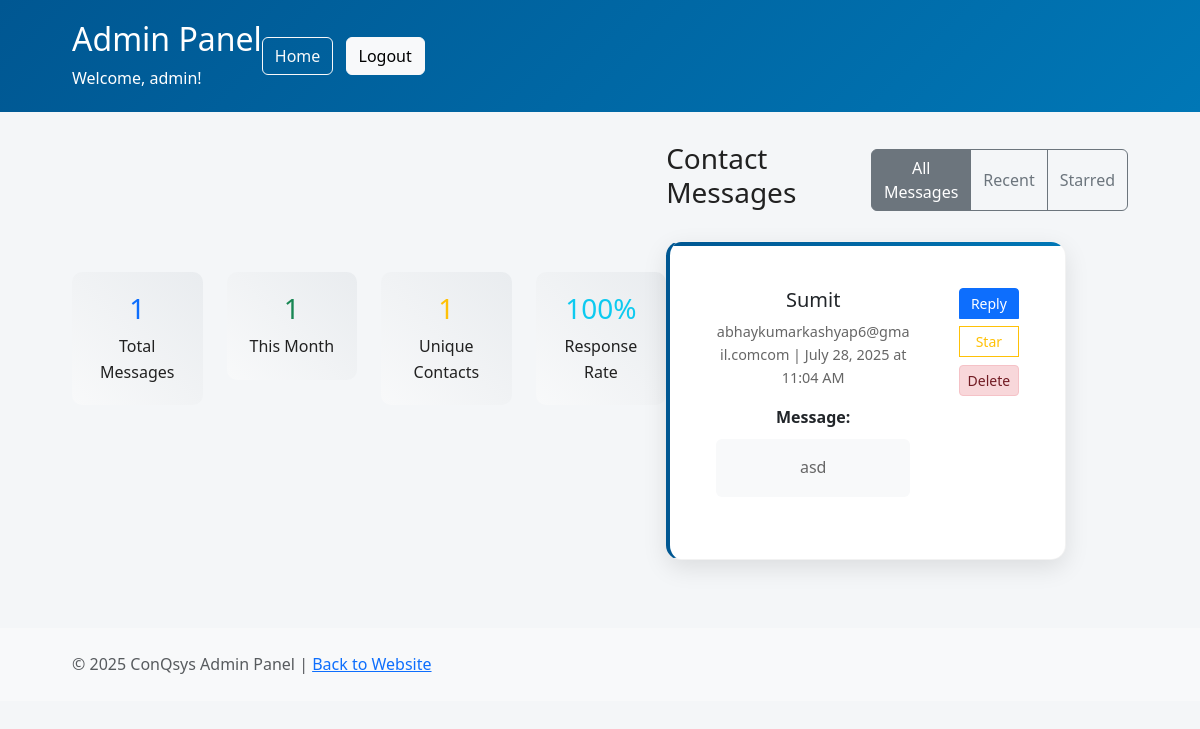
/messages (signed in), run on the app's committed database.
### app.py (models this page shows)
class Queries(db.Model):
    id = db.Column(db.Integer, primary_key=True)
    name = db.Column(db.String(80), nullable=False)
    email = db.Column(db.String(120), nullable=False)
    message = db.Column(db.Text, nullable=True)
    created_at = db.Column(db.DateTime, default=db.func.current_timestamp())

### app.py (the view)
@app.route("/messages")
def view_messages():
    if not session.get("admin"):
        flash("Please login to access admin panel.", "error")
        return redirect(url_for("admin_login"))
    queries = Queries.query.order_by(Queries.created_at.desc()).all()
    return render_template("messages.html", queries=queries)

### templates/messages.html (shortened to what this page needs)
<!DOCTYPE html>
<html lang="en">
<head>
    <link href="https://cdn.jsdelivr.net/npm/bootstrap@5.3.0/dist/css/bootstrap.min.css" rel="stylesheet">
    <link rel="stylesheet" href="{{ url_for('static', filename='styles.css') }}">
</head>
<body>
    <div class="admin-header">
        <div class="container">
            <div class="d-flex justify-content-between align-items-center">
                <div>
                    <h2> Admin Panel</h2>
                    <p class="mb-0">Welcome, {{ session.admin_username }}!</p>
                </div>
                <div>
                    <a href="{{ url_for('home') }}" class="btn btn-outline-light me-2">
                         Home
                    </a>
                    <a href="{{ url_for('logout') }}" class="btn btn-light">
                         Logout
                    </a>
                </div>
            </div>
        </div>
    </div>
    <div class="container">
        <div class="row mb-4">
            <div class="col-md-3">
                <div class="stats-card">
                    <h3 class="text-primary">{{ queries|length }}</h3>
                    <p class="mb-0">Total Messages</p>
                </div>
            </div>
            <div class="col-md-3">
                <div class="stats-card">
                    <h3 class="text-success">
                        {{ queries|selectattr('created_at')|list|length if queries else 0 }}
                    </h3>
                    <p class="mb-0">This Month</p>
                </div>
            </div>
            <div class="col-md-3">
                <div class="stats-card">
                    <h3 class="text-warning">{{ queries|map(attribute='email')|unique|list|length }}</h3>
                    <p class="mb-0">Unique Contacts</p>
                </div>
            </div>
            <div class="col-md-3">
                <div class="stats-card">
                    <h3 class="text-info">100%</h3>
                    <p class="mb-0">Response Rate</p>
                </div>
            </div>
        </div>
        <div class="row">
            <div class="col-12">
                <div class="d-flex justify-content-between align-items-center mb-4">
                    <h3> Contact Messages</h3>
                    <div class="btn-group" role="group">
                        <button type="button" class="btn btn-outline-secondary active">All Messages</button>
                        <button type="button" class="btn btn-outline-secondary">Recent</button>
                        <button type="button" class="btn btn-outline-secondary">Starred</button>
                    </div>
                </div>
                {% if queries %}
                    {% for query in queries %}
                    <div class="card message-card">
                        <div class="card-body">
                            <div class="row">
                                <div class="col-md-8">
                                    <h5 class="card-title">
                                        {{ query.name }}
                                    </h5>
                                    <p class="message-meta">
                                         {{ query.email }} |
                                        {% if query.created_at %}
                                            {{ query.created_at.strftime('%B %d, %Y at %I:%M %p') }}
                                        {% else %}
                                            Just now
                                        {% endif %}
                                    </p>
                                    {% if query.message %}
                                        <div class="message-content mt-3">
                                            <strong>Message:</strong>
                                            <p class="mt-2 p-3 bg-light rounded">{{ query.message }}</p>
                                        </div>
                                    {% else %}
                                        <p class="text-muted fst-italic">No message provided</p>
                                    {% endif %}
                                </div>
                                <div class="col-md-4 text-end">
                                    <div class="btn-group-vertical" role="group">
                                        <a href="mailto:{{ query.email }}?subject=Re: Your inquiry&body=Hi {{ query.name }},"
                                           class="btn btn-primary btn-sm mb-2">
                                             Reply
                                        </a>
                                        <button type="button" class="btn btn-outline-warning btn-sm mb-2">
                                             Star
                                        </button>
                                        <form method="POST" action="{{ url_for('delete_message', message_id=query.id) }}"
                                              onsubmit="return confirm('Are you sure you want to delete this message?')"
                                              style="display: inline;">
                                            <button type="submit" class="btn btn-danger-soft btn-sm">
                                                 Delete
                                            </button>
                                        </form>
                                    </div>
                                </div>
                            </div>
                        </div>
                    </div>
                    {% endfor %}
                {% endif %}
            </div>
        </div>
    </div>
    <footer class="bg-light text-center py-4 mt-5">
        <div class="container">
            <p class="text-muted mb-0">
                &copy; {{ moment().format('YYYY') }} ConQsys Admin Panel |
                <a href="{{ url_for('home') }}">Back to Website</a>
            </p>
        </div>
    </footer>
</body>
</html>

### static/styles.css (style rules this page uses)
:root { --bg-color: #f4f6f8; --text-color: #212121; --card-bg: #ffffff; --primary-color: #005792; --button-bg: #0077b6; --footer-bg: #003f5c; --success-color: #28a745; --error-color: #dc3545; --warning-color: #ffc107; }
* { margin: 0; padding: 0; box-sizing: border-box; transition: all 0.3s ease; }
body { font-family: 'Segoe UI', Tahoma, Geneva, Verdana, sans-serif; background-color: var(--bg-color); color: var(--text-color); line-height: 1.6; overflow-x: hidden; }
.container { width: 90%; max-width: 1200px; margin: auto; display: flex; justify-content: space-between; align-items: center; }
.card { background: var(--card-bg); border-radius: 15px; box-shadow: 0 8px 25px rgba(0, 0, 0, 0.1); padding: 30px; transition: all 0.3s ease; border: 1px solid rgba(0,0,0,0.05); position: relative; overflow: hidden; flex: 1; min-width: 300px; max-width: 400px; display: flex; flex-direction: column; align-items: center; text-align: center; }
.card::before { content: ''; position: absolute; top: 0; left: 0; width: 100%; height: 4px; background: linear-gradient(45deg, var(--primary-color), #0077b6); }
.card p { color: #666; line-height: 1.6; text-align: center; flex-grow: 1; }

### templates/messages.html (style rules this page uses)
.admin-header { background: linear-gradient(135deg, #005792, #0077b6); color: white; padding: 20px 0; margin-bottom: 30px; }
.message-card { border-left: 4px solid #005792; margin-bottom: 20px; transition: all 0.3s ease; }
.message-meta { font-size: 0.9em; color: #666; }
.btn-danger-soft { background-color: #f8d7da; border-color: #f5c2c7; color: #721c24; }
.stats-card { background: linear-gradient(45deg, #f8f9fa, #e9ecef); border-radius: 10px; padding: 20px; text-align: center; margin-bottom: 20px; }

### data on the page
Queries: name "Sumit", email "abhaykumarkashyap6@gmail.comcom", created_at "July 28, 2025 at 11:04 AM", message "asd"

### other printed values
{{ session.admin_username }} "admin"
{{ queries|length }} "1"
{{ queries|selectattr('created_at')|list|length if queries else 0 }} "1"
{{ queries|map(attribute='email')|unique|list|length }} "1"
{{ moment().format('YYYY') }} "2025"
